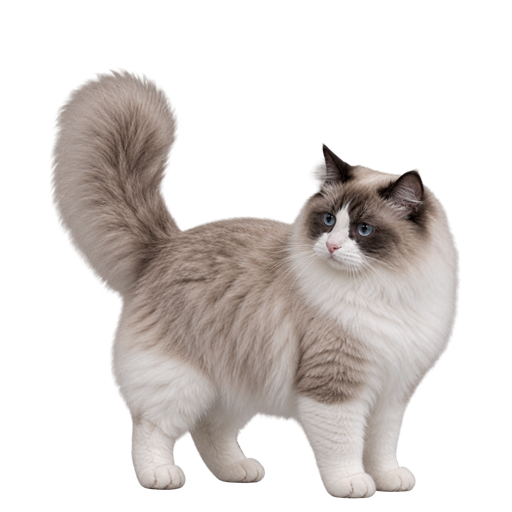
#> input picture Assets/DirectionPoses/Candidates/v1.14/Stand_Left_03.png, 512 x 512 px
$ python prepare_direction_pose_layers.py
#> lines starting #> are read from the running program, lines starting #| are printed output that depends on the picture; after the words box and inside, x2 and y2 are one past the last pixel; in counts of white or black regions, pixels touching at a corner belong together
"""Extract runtime layers from the two approved Stand DirectionPose images.

No character pixels are sourced from any other pose. Hidden overlap is built
deterministically from neighbouring pixels in the same approved image so the
assembled neutral frame remains identity-exact and does not depend on another
ImageGen pass.
"""

from __future__ import annotations

import hashlib
import json
from pathlib import Path

import cv2
import numpy as np
from PIL import Image, ImageDraw, ImageFilter


ROOT = Path(__file__).resolve().parents[1]
CANVAS = (512, 512)

POSES = {
    "Left": {
        "source": ROOT / "Assets/DirectionPoses/Candidates/v1.14/Stand_Left_03.png",
        "eyes": [(328, 220), (365, 231)],
        "ears": [
            {"box": (306, 142, 357, 207), "pivot": (337, 198),
             "polygon": [(306, 190), (323, 144), (357, 195), (349, 207), (319, 203)]},
            {"box": (382, 168, 432, 219), "pivot": (403, 207),
             "polygon": [(382, 207), (414, 169), (432, 207), (421, 219), (393, 216)]},
        ],
        "head": (366, 249, 105, 137),
        "head_core": (365, 251, 84, 108),
        "head_clear": (366, 246, 72, 92),
        "neck_patch": (361, 302, 111, 98),
        "neck": (365, 317, 70, 27),
        "chest": (369, 365, 82, 72),
        "upper": (353, 346, 105, 120),
        "upper_clear": (354, 350, 80, 96),
        "head_pivot": (361, 292),
        "upper_pivot": (344, 419),
    },
    "Left3Q": {
        "source": ROOT / "Assets/DirectionPoses/Candidates/Stand_Left3Q_02.png",
        "eyes": [(348, 208), (392, 211)],
        "ears": [
            {"box": (313, 136, 366, 199), "pivot": (344, 188),
             "polygon": [(313, 194), (335, 138), (366, 188), (357, 199), (326, 195)]},
            {"box": (405, 136, 451, 200), "pivot": (432, 188),
             "polygon": [(405, 191), (438, 138), (451, 191), (440, 200), (416, 197)]},
        ],
        "head": (380, 227, 112, 139),
        "head_core": (381, 236, 91, 111),
        "head_clear": (380, 216, 76, 96),
        "neck_patch": (365, 287, 115, 100),
        "neck": (383, 303, 72, 27),
        "chest": (388, 356, 84, 70),
        "upper": (361, 337, 106, 121),
        "upper_clear": (360, 342, 81, 98),
        "head_pivot": (379, 281),
        "upper_pivot": (351, 416),
    },
    "Right3Q": {
        "source": ROOT / "Assets/DirectionPoses/Candidates/Stand_Right3Q_03.png",
        "eyes": [(395, 209), (434, 210)],
        "ears": [
            {"box": (345, 136, 398, 200), "pivot": (372, 188),
             "polygon": [(345, 194), (363, 138), (398, 190), (392, 200), (359, 199)]},
            {"box": (417, 136, 467, 198), "pivot": (447, 188),
             "polygon": [(417, 191), (451, 138), (467, 190), (461, 198), (435, 196)]},
        ],
        "head": (411, 227, 111, 138),
        "head_core": (412, 236, 90, 110),
        "head_clear": (410, 216, 75, 95),
        "neck_patch": (390, 287, 115, 100),
        "neck": (410, 303, 70, 27),
        "chest": (408, 356, 82, 70),
        "upper": (386, 337, 105, 121),
        "upper_clear": (387, 342, 80, 98),
        "head_pivot": (409, 281),
        "upper_pivot": (379, 416),
    },
    "Right": {
        "source": ROOT / "Assets/DirectionPoses/Candidates/v1.14/Stand_Right_03.png",
        "eyes": [(421, 213), (452, 211)],
        "ears": [
            {"box": (355, 145, 411, 211), "pivot": (387, 199),
             "polygon": [(355, 199), (382, 146), (411, 197), (404, 211), (370, 207)]},
            {"box": (430, 141, 478, 203), "pivot": (453, 192),
             "polygon": [(430, 195), (469, 143), (478, 193), (466, 203), (441, 201)]},
        ],
        "head": (426, 246, 98, 135),
        "head_core": (427, 247, 78, 106),
        "head_clear": (427, 239, 68, 91),
        "neck_patch": (407, 300, 109, 99),
        "neck": (426, 316, 66, 26),
        "chest": (423, 365, 77, 72),
        "upper": (403, 346, 101, 120),
        "upper_clear": (405, 350, 77, 96),
        "head_pivot": (423, 291),
        "upper_pivot": (394, 419),
    },
}


def ellipse_mask(spec: tuple[int, int, int, int], blur: float = 0.0) -> np.ndarray:
    cx, cy, rx, ry = spec
    yy, xx = np.ogrid[: CANVAS[1], : CANVAS[0]]
    array = ((((xx - cx) / rx) ** 2 + ((yy - cy) / ry) ** 2) <= 1).astype(np.uint8) * 255
    image = Image.fromarray(array, "L")
    if blur:
        image = image.filter(ImageFilter.GaussianBlur(blur))
    return np.asarray(image, dtype=np.uint8)


def rounded_box_mask(box: tuple[int, int, int, int], blur: float = 2.0) -> np.ndarray:
    x0, y0, x1, y1 = box
    mask = Image.new("L", CANVAS, 0)
    ImageDraw.Draw(mask).ellipse((x0, y0, x1, y1), fill=255)
    if blur:
        mask = mask.filter(ImageFilter.GaussianBlur(blur))
    return np.asarray(mask, dtype=np.uint8)


def polygon_mask(points: list[tuple[int, int]], blur: float = 1.8) -> np.ndarray:
    mask = Image.new("L", CANVAS, 0)
    ImageDraw.Draw(mask).polygon(points, fill=255)
    if blur:
        mask = mask.filter(ImageFilter.GaussianBlur(blur))
    return np.asarray(mask, dtype=np.uint8)


def rgba_with_mask(source: np.ndarray, mask: np.ndarray) -> np.ndarray:
    result = source.copy()
    result[:, :, 3] = np.minimum(result[:, :, 3], mask)
    result[result[:, :, 3] == 0, :3] = 0
    return result


def alpha_over(bottom: np.ndarray, top: np.ndarray) -> np.ndarray:
    return np.asarray(Image.alpha_composite(Image.fromarray(bottom), Image.fromarray(top)))


def same_pose_inpaint(source: np.ndarray, mask: np.ndarray) -> np.ndarray:
    """Fill a hidden area using only neighbouring pixels from this pose."""
    bgr = cv2.cvtColor(source[:, :, :3], cv2.COLOR_RGB2BGR)
    binary = (mask > 24).astype(np.uint8) * 255
    filled = cv2.inpaint(bgr, binary, 7, cv2.INPAINT_TELEA)
    return cv2.cvtColor(filled, cv2.COLOR_BGR2RGB)


def make_hidden_neck(source: np.ndarray, config: dict, clear: np.ndarray) -> np.ndarray:
    patch = ellipse_mask(config["neck_patch"], 7.0)
    expanded_clear = cv2.dilate(clear, np.ones((11, 11), np.uint8), iterations=1)
    patch = np.minimum(patch, expanded_clear)
    # Hidden overlap may extend a few pixels beyond the photographed contour,
    # but never across a large transparent area.  Without this guard, cloned
    # transparent-black pixels become an opaque oval beside side-facing heads.
    source_silhouette = (source[:, :, 3] > 24).astype(np.uint8) * 255
    patch = np.minimum(patch, source_silhouette)
    rgb = source[:, :, :3].copy()
    # Build the hidden overlap by cloning lower shoulder/chest pixels from the
    # same approved pose. It is intentionally only visible during head motion.
    center_x = config["upper"][0]
    ys, xs = np.where(patch > 8)
    for y, x in zip(ys, xs):
        sample_x = int(np.clip(round(center_x + (x - center_x) * 0.80), 0, 511))
        sample_y = int(np.clip(y + 78, 0, 511))
        rgb[y, x] = source[sample_y, sample_x, :3]
    hidden = np.zeros_like(source)
    hidden[:, :, :3] = rgb
    hidden[:, :, 3] = patch
    hidden[hidden[:, :, 3] == 0, :3] = 0
    return hidden


def make_body_layers(source: np.ndarray, config: dict) -> tuple[np.ndarray, np.ndarray]:
    clear = ellipse_mask(config["head_clear"], 3.0)
    # The original whole-pose sprite also contains the ear silhouettes. They
    # must not remain on the body plate when the complete HeadGroup moves.
    for ear in config["ears"]:
        ear_clear = rounded_box_mask(ear["box"], 2.0)
        ear_clear = cv2.dilate(ear_clear, np.ones((7, 7), np.uint8), iterations=1)
        clear = np.maximum(clear, ear_clear)
    cleared = source.copy()
    cleared[:, :, 3] = np.clip(
        cleared[:, :, 3].astype(np.float32) * (1.0 - clear.astype(np.float32) / 255.0), 0, 255
    ).astype(np.uint8)
    cleared[cleared[:, :, 3] == 0, :3] = 0

    body_with_neck = alpha_over(cleared, make_hidden_neck(source, config, clear))
    upper_mask = ellipse_mask(config["upper"], 7.0)
    upper = rgba_with_mask(body_with_neck, upper_mask)

    upper_clear = ellipse_mask(config["upper_clear"], 4.0)
    body = body_with_neck.copy()
    body[:, :, 3] = np.clip(
        body[:, :, 3].astype(np.float32) * (1.0 - upper_clear.astype(np.float32) / 255.0), 0, 255
    ).astype(np.uint8)
    body[body[:, :, 3] == 0, :3] = 0
    return body, upper


def make_ear_layers(source: np.ndarray, config: dict) -> tuple[list[np.ndarray], np.ndarray]:
    ears: list[np.ndarray] = []
    combined = np.zeros(CANVAS[::-1], dtype=np.uint8)
    for ear in config["ears"]:
        mask = polygon_mask(ear["polygon"], 1.8)
        combined = np.maximum(combined, mask)
        ears.append(rgba_with_mask(source, mask))
    return ears, combined


def make_head_base(source: np.ndarray, config: dict, ear_mask: np.ndarray) -> np.ndarray:
    head_mask = ellipse_mask(config["head"], 4.0)
    core_mask = ellipse_mask(config["head_core"], 3.0)
    ear_remove = np.minimum(ear_mask, head_mask)
    # Pull hidden crown texture from lower/inner pixels of this exact head.
    # Generic inpainting sees transparent black around the outer ear and can
    # produce a dark smear, so use a deterministic same-pose clone instead.
    rgb = source[:, :, :3].copy()
    center_x = config["head_core"][0]
    ys, xs = np.where(ear_remove > 12)
    for y, x in zip(ys, xs):
        sample_x = int(round(center_x + (x - center_x) * 0.62))
        sample_y = min(190, y + 28)
        rgb[y, x] = source[sample_y, sample_x, :3]

    # Keep the photographed head everywhere except the ears. Under each ear,
    # expose a small same-pose inpainted crown patch for twitch rotation.
    head = source.copy()
    head[:, :, :3] = np.where((ear_remove > 12)[:, :, None], rgb, head[:, :, :3])
    alpha = np.minimum(source[:, :, 3], head_mask)
    alpha = np.clip(alpha.astype(np.int16) - ear_remove.astype(np.int16), 0, 255).astype(np.uint8)
    hidden_root = np.zeros_like(alpha)
    for ear in config["ears"]:
        px, py = ear["pivot"]
        root_mask = ellipse_mask((px, py, 23, 17), 3.0)
        hidden_root = np.maximum(hidden_root, np.minimum(np.minimum(core_mask, ear_remove), root_mask))
    hidden_root = np.minimum(hidden_root, source[:, :, 3])
    alpha = np.maximum(alpha, hidden_root)
    head[:, :, 3] = alpha
    head[head[:, :, 3] == 0, :3] = 0
    return head


def make_eye_layers(source: np.ndarray, eyes: list[tuple[int, int]]) -> tuple[np.ndarray, list[np.ndarray], np.ndarray]:
    eye_base = np.zeros_like(source)
    pupils: list[np.ndarray] = []
    blink = np.zeros_like(source)

    for cx, cy in eyes:
        eye_mask = ellipse_mask((cx, cy, 17, 12), 2.0)
        iris_mask = ellipse_mask((cx, cy, 15, 10), 1.2)
        pupil_mask = ellipse_mask((cx, cy, 4, 6), 0.7)

        iris_rgb = same_pose_inpaint(source, pupil_mask)
        eye = np.zeros_like(source)
        eye[:, :, :3] = iris_rgb
        eye[:, :, 3] = np.minimum(source[:, :, 3], eye_mask)
        eye[eye[:, :, 3] == 0, :3] = 0
        eye_base = alpha_over(eye_base, eye)

        pupil = rgba_with_mask(source, pupil_mask)
        pupils.append(pupil)

        # Closed eyelid is a same-source local completion: remove the open eye
        # with neighbouring mask/fur, then add a restrained photographic crease.
        local = source[:, :, :3].copy()
        # Compress the photographed upper-eyelid/facial-fur strip over the
        # aperture. This stays within the approved pose and avoids a painted
        # black oval while still covering the open iris completely.
        y0 = max(0, cy - 12)
        y1 = min(512, cy + 13)
        x0 = max(0, cx - 17)
        x1 = min(512, cx + 18)
        for target_y in range(y0, y1):
            t = (target_y - y0) / max(1, y1 - y0 - 1)
            sample_y = int(round(cy - 17 + t * 9))
            local[target_y, x0:x1] = source[sample_y, x0:x1, :3]
        points = []
        for dx in range(-11, 12):
            y = round(cy + 1 + 0.026 * dx * dx)
            points.append((cx + dx, y))
        sampled = source[max(0, cy - 11):cy - 4, max(0, cx - 10):cx + 11, :3]
        line_color = tuple(int(v) for v in np.percentile(sampled.reshape(-1, 3), 24, axis=0))
        cv2.polylines(local, [np.asarray(points, dtype=np.int32)], False, line_color, 1, cv2.LINE_AA)
        local = cv2.GaussianBlur(local, (0, 0), 0.18)
        blink_piece = np.zeros_like(source)
        blink_piece[:, :, :3] = local
        blink_piece[:, :, 3] = np.minimum(source[:, :, 3], eye_mask)
        blink_piece[blink_piece[:, :, 3] == 0, :3] = 0
        blink = alpha_over(blink, blink_piece)

    return eye_base, pupils, blink


def moved_layer(layer: np.ndarray, pivot: tuple[int, int], dx: float, dy: float, degrees: float) -> np.ndarray:
    matrix = cv2.getRotationMatrix2D(pivot, degrees, 1.0)
    matrix[0, 2] += dx
    matrix[1, 2] += dy
    return cv2.warpAffine(
        layer, matrix, CANVAS, flags=cv2.INTER_LANCZOS4,
        borderMode=cv2.BORDER_CONSTANT, borderValue=(0, 0, 0, 0)
    )


def save_rgba(path: Path, array: np.ndarray) -> None:
    array = array.copy()
    array[array[:, :, 3] == 0, :3] = 0
    Image.fromarray(array, "RGBA").save(path, optimize=True)


def assemble(layers: dict[str, np.ndarray], blink: bool = False) -> np.ndarray:
    order = [
        "Body_Base", "UpperBody_Base", "Head_Base", "Ear_L", "Ear_R",
        "Eye_Base", "Blink_Closed" if blink else "Pupil_L",
    ]
    if not blink:
        order.append("Pupil_R")
    order.extend(["Neck_Fur", "Chest_Fur"])
    result = np.zeros((512, 512, 4), dtype=np.uint8)
    for name in order:
        result = alpha_over(result, layers[name])
    return result


def main() -> None:
    manifest = {"version": 1, "canvas": [512, 512], "sourcePolicy": "approved-pose-only", "poses": {}}

    for direction, config in POSES.items():
        source_path: Path = config["source"]
        source = np.asarray(Image.open(source_path).convert("RGBA"))
#> source is the input picture: shape (512, 512, 4); mean R, G, B, A 67.6, 61.9, 59.2, 97.6
        out_dir = ROOT / "Assets/DirectionPoses/Stand" / direction
        out_dir.mkdir(parents=True, exist_ok=True)

        body, upper = make_body_layers(source, config)
#> in ellipse_mask, `image = Image.fromarray(array, "L")`: image: PIL image 512x512 L; 7.9% white; 1 white region, box (x1, y1, x2, y2) and area: (294, 154, 439, 339) 20781
#> after the loop in make_body_layers, `for ear in config["ears"]:`:
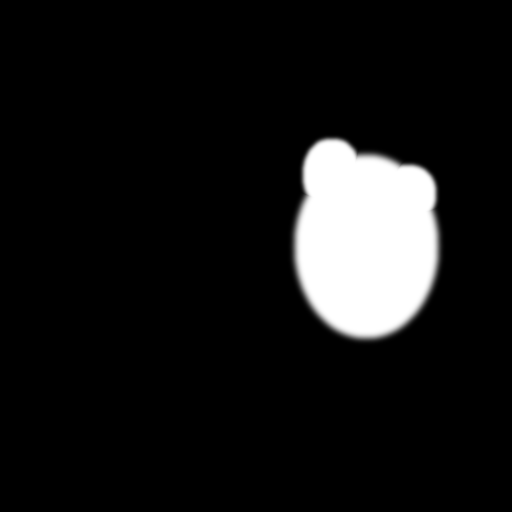
#> clear: shape (512, 512); min 0, max 255, mean 22.1
#> in ellipse_mask (call 2), `image = Image.fromarray(array, "L")`: image: PIL image 512x512 L; 13% white; 1 white region, box (x1, y1, x2, y2) and area: (250, 204, 473, 401) 34175
#> in make_hidden_neck, `source_silhouette = (source[:, :, 3] > 24).astype(np.uint8) * 255`:
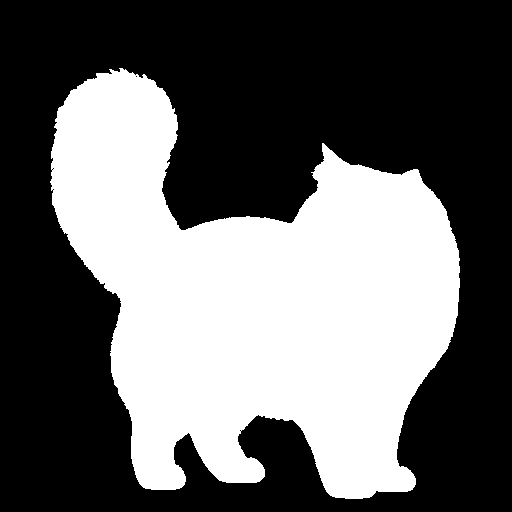
#> source_silhouette: shape (512, 512); 39.8% white; 1 white region, box (x1, y1, x2, y2) and area: (50, 68, 460, 499) 104263
#> the loop in make_hidden_neck, `for y, x in zip(ys, xs):` made 21004 passes
#> (y, x, sample_x, sample_y) on passes 1 to 3: (192, 350, 351, 270), (192, 351, 351, 270), (192, 352, 352, 270)
#> after the loop in make_hidden_neck, `for y, x in zip(ys, xs):`:
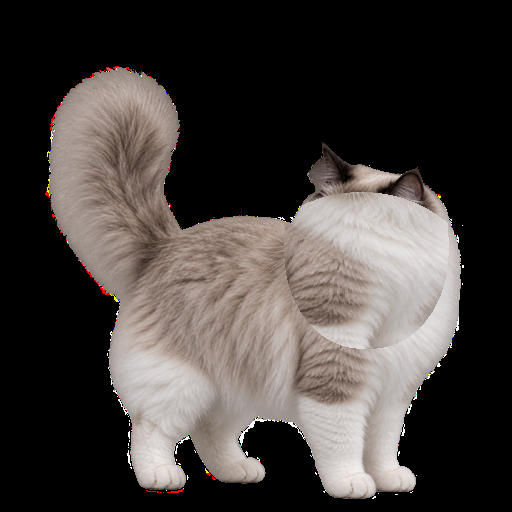
#> rgb: shape (512, 512, 3); mean R, G, B 69, 63.5, 60.8
#> in make_hidden_neck, `hidden[:, :, 3] = patch`:
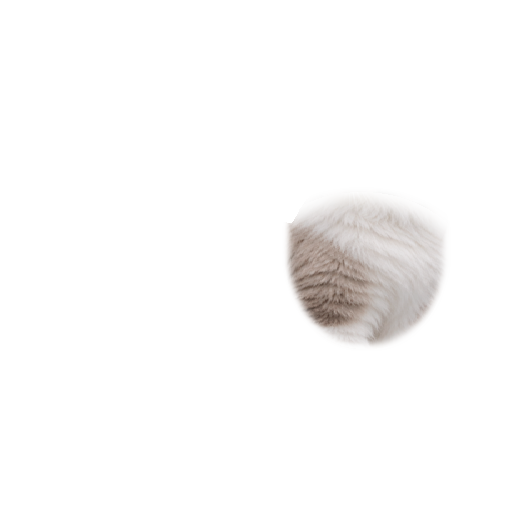
#> hidden: shape (512, 512, 4); mean R, G, B, A 69, 63.5, 60.8, 16.7; transparent parts drawn white
#> in ellipse_mask (call 3), `image = Image.fromarray(array, "L")`: image: PIL image 512x512 L; 15.1% white; 1 white region, box (x1, y1, x2, y2) and area: (248, 226, 459, 467) 39555
#> in ellipse_mask (call 4), `image = Image.fromarray(array, "L")`: image: PIL image 512x512 L; 9.2% white; 1 white region, box (x1, y1, x2, y2) and area: (274, 254, 435, 447) 24093
#> in make_body_layers, `body[body[:, :, 3] == 0, :3] = 0`:
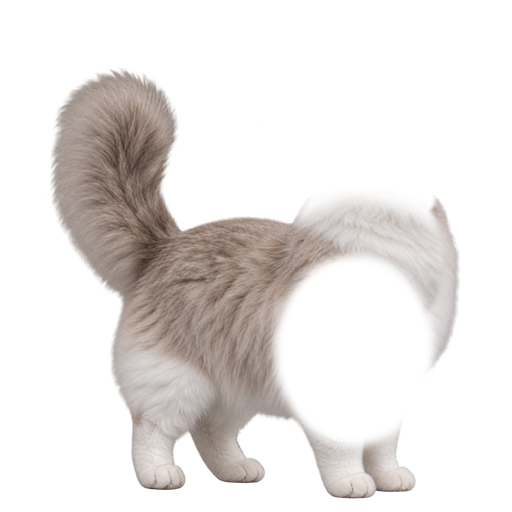
#> body: shape (512, 512, 4); mean R, G, B, A 55, 50.5, 48.3, 70.1; transparent parts drawn white
        ears, ear_mask = make_ear_layers(source, config)
#> after the loop in make_ear_layers, `for ear in config["ears"]:`: ears = 2 items
#> ears = 2 items
        head = make_head_base(source, config, ear_mask)
#> in ellipse_mask (call 5), `image = Image.fromarray(array, "L")`: image: PIL image 512x512 L; 17.2% white; 1 white region, box (x1, y1, x2, y2) and area: (261, 112, 472, 387) 45173
#> in ellipse_mask (call 6), `image = Image.fromarray(array, "L")`: image: PIL image 512x512 L; 10.9% white; 1 white region, box (x1, y1, x2, y2) and area: (281, 143, 450, 360) 28465
#> in make_head_base, `ys, xs = np.where(ear_remove > 12)`: ys = 4193 values from 142 to 221; xs = 4193 values, max 434 at index 3225, min 304 at index 1561, mean 365.4
#> the loop in make_head_base, `for y, x in zip(ys, xs):` made 4193 passes
#> (y, x, sample_x, sample_y) on passes 1 to 3: (142, 322, 338, 170), (142, 323, 339, 170), (142, 324, 340, 170)
#> after the loop in make_head_base, `for y, x in zip(ys, xs):`:
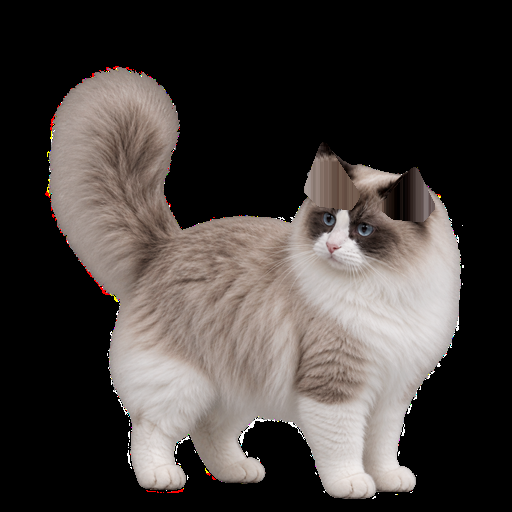
#> rgb: shape (512, 512, 3); mean R, G, B 67.6, 61.9, 59.2
#> in make_head_base, `head[:, :, :3] = np.where((ear_remove > 12)[:, :, None], rgb, head[:, ..`: head: shape (512, 512, 4); 1.6% of pixels changed, all inside (x1, y1, x2, y2) = (304, 142, 435, 222)
#> the loop in make_head_base, `for ear in config["ears"]:` made 2 passes
#> pass 2, in ellipse_mask (call 8), `image = Image.fromarray(array, "L")`:
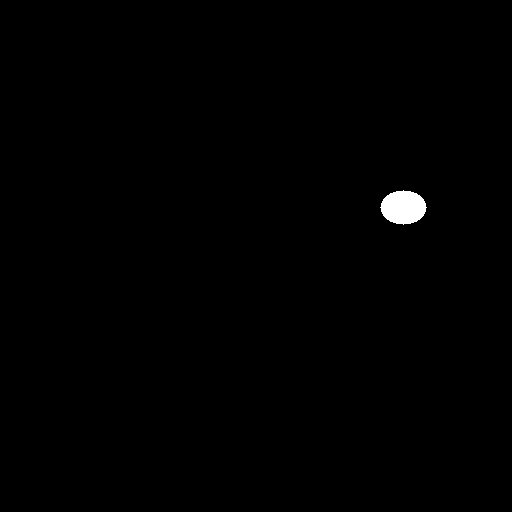
#> image: PIL image 512x512 L; 0.46% white; 1 white region, box (x1, y1, x2, y2) and area: (380, 190, 427, 225) 1217
        eyes, pupils, blink = make_eye_layers(source, config["eyes"])
#> the loop in make_eye_layers, `for cx, cy in eyes:` made 2 passes
#> line_color on passes 1 to 2: (49, 37, 33), (34, 26, 24)
#> after the loop in make_eye_layers, `for cx, cy in eyes:`: pupils = 2 items
#> pupils = 2 items
        neck = rgba_with_mask(source, ellipse_mask(config["neck"], 4.5))
        chest = rgba_with_mask(source, ellipse_mask(config["chest"], 7.0))

        layers = {
            "Body_Base": body,
            "UpperBody_Base": upper,
            "Head_Base": head,
            "Neck_Fur": neck,
            "Chest_Fur": chest,
            "Ear_L": ears[0],
            "Ear_R": ears[1],
            "Eye_Base": eyes,
            "Pupil_L": pupils[0],
            "Pupil_R": pupils[1],
            "Blink_Closed": blink,
        }
        for name, layer in layers.items():
            save_rgba(out_dir / f"{name}.png", layer)
#> this loop made 11 passes
#> name on passes 1 to 11: 'Body_Base', 'UpperBody_Base', 'Head_Base', 'Neck_Fur', 'Chest_Fur', 'Ear_L', 'Ear_R', 'Eye_Base', 'Pupil_L', 'Pupil_R', 'Blink_Closed'

        neutral = assemble(layers)
        closed = assemble(layers, blink=True)
        save_rgba(out_dir / "_Preview_Assembled.png", neutral)
        save_rgba(out_dir / "_Preview_Blink.png", closed)

        # Stress the authored overlap without changing runtime assets.
        head_group_names = ["Head_Base", "Ear_L", "Ear_R", "Eye_Base", "Pupil_L", "Pupil_R"]
        head_group = np.zeros_like(source)
        for name in head_group_names:
            head_group = alpha_over(head_group, layers[name])
        moved_head = moved_layer(head_group, config["head_pivot"], 10, -5, -7)
#> in moved_layer, `matrix = cv2.getRotationMatrix2D(pivot, degrees, 1.0)`: matrix = [[0.993, -0.122, 38.28], [0.122, 0.993, -41.82]]
        stress = alpha_over(body, upper)
        stress = alpha_over(stress, moved_head)
        stress = alpha_over(stress, neck)
        stress = alpha_over(stress, chest)
        save_rgba(out_dir / "_Preview_HeadStress.png", stress)

        source_hash = hashlib.sha256(source_path.read_bytes()).hexdigest()
        error = np.abs(neutral.astype(np.int16) - source.astype(np.int16))
        visible = np.maximum(neutral[:, :, 3], source[:, :, 3]) > 24
        mean_error = float(error[visible, :3].mean()) if np.any(visible) else 0.0
#> mean_error = 0.342
        manifest["poses"][direction] = {
            "source": str(source_path.relative_to(ROOT)).replace("\\", "/"),
            "sourceSha256": source_hash,
            "folder": str(out_dir.relative_to(ROOT)).replace("\\", "/"),
            "canvasAlignedLayers": True,
            "headPivot": list(config["head_pivot"]),
            "upperBodyPivot": list(config["upper_pivot"]),
            "eyes": [list(p) for p in config["eyes"]],
            "ears": [
                {"pivot": list(ear["pivot"]), "box": list(ear["box"])} for ear in config["ears"]
            ],
            "neutralAssemblyMeanRgbError": round(mean_error, 3),
            "layers": [f"{name}.png" for name in layers],
        }

    manifest_path = ROOT / "Assets/DirectionPoses/Stand/direction_layers.json"
    manifest_path.write_text(json.dumps(manifest, ensure_ascii=False, indent=2), encoding="utf-8")
    print(manifest_path)
#| Assets/DirectionPoses/Stand/direction_layers.json


if __name__ == "__main__":
    main()
